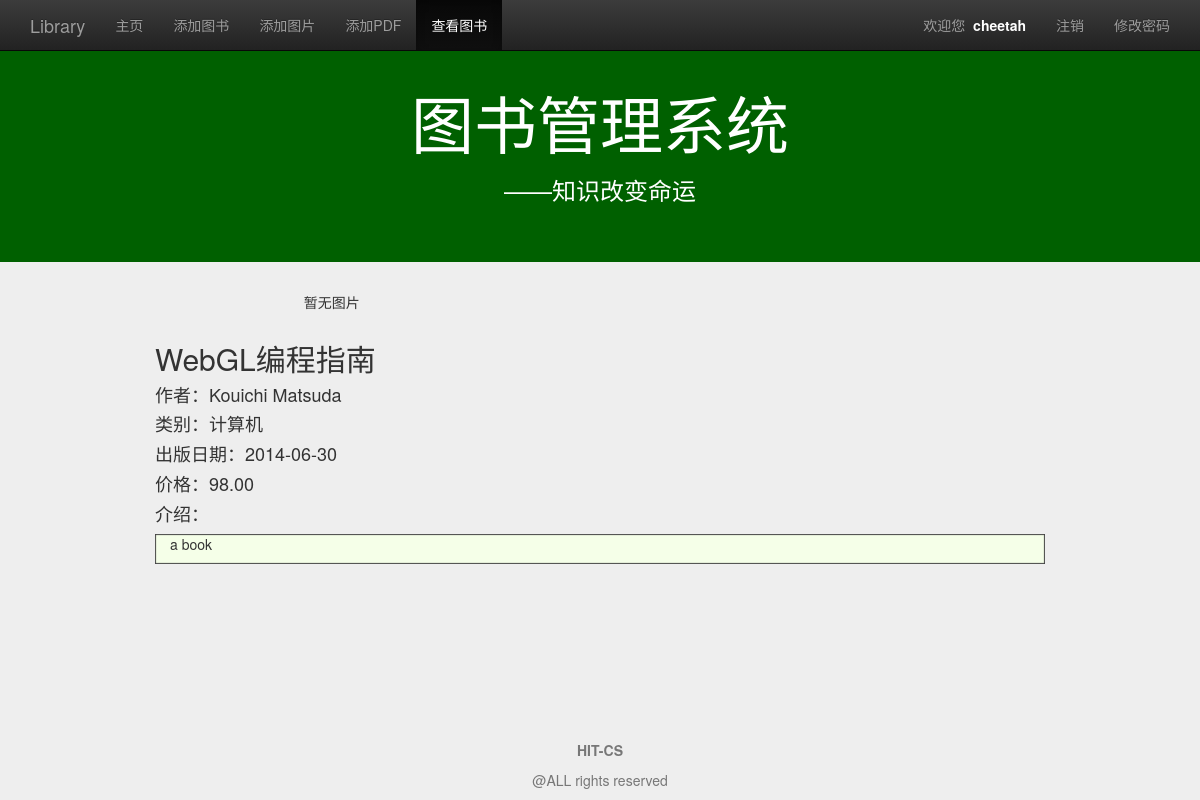
The page /detail/?id=1 (signed in) on the database its author committed.
### management/models.py (models this page shows, shortened)
class MyUser(models.Model):
    user=models.OneToOneField(User)
    nickname=models.CharField(max_length=16)
    permission=models.IntegerField(default=1)

class Book(models.Model):
    name=models.CharField(max_length=128)
    price=models.FloatField()
    author=models.CharField(max_length=128)
    publish_date=models.DateField()
    category=models.CharField(max_length=128)
    summary=models.TextField(default="a book")
    class META:
        ordering=['name']

### management/views.py (the view)
# urls.py: url(r'^detail/$',views.detail,name='detail'),
def detail(request):
    user=request.user if request.user.is_authenticated() else None
    book_id=request.GET.get('id','')
    if book_id=='':
        return HttpResponseRedirect(reverse('view_book_list'))
    try:
        book=Book.objects.get(pk=book_id)
    except Book.DoesNotExist:
        return HttpResponseRedirect(reverse('view_book_list'))
    content={
            'user':user,
            'active_menu':'view_book',
            'book':book,
            }
    return render(request,'management/detail.html',content)

### management/templates/management/detail.html (shortened to what this page needs)
{% extends "management/base.html" %}
{% load staticfiles %}
{% block content %}
<div class="container">
	<div class "row">
		<div class="col-md-10 col-md-offset-1">
			<div class="col-md-5">
				{% if book.img_set.all %}
				<div id="carousel-generic" class="carousel slide" data-ride="carousel">
					<ol class="carousel-indicators">
						{% for img in book.img_set.all %}
						<li data-target="#carousel-generic" data-slide-to="{{ forloopcounter0 }}" {% if forloop.first %}class="active"{% endif %}></li>
						{% endfor %}
					</ol>
					<div class="carousel-inner" role="listbox">
						{% for img in book.img_set.all %}
						<div {% if forloop.first %}class="item active"{% else %}class="item"{% endif %}>
							<img class="img-rounded" src="{% url 'media' img.img %}">
						</div>
						{% endfor %}
					</div>
					<a class="left carousel-control" href="#carousel-generic" role="button" data-slide="prev">
						<span class="glyphicon glyphicon-chevron-left"></span></a>
					<a class="right carousel-control" href="#carousel-generic" role="button" data-slide="next">
						<span class="glyphicon glyphicon-chevron-right"></span></a>
				</div>
				{% else %}
				<p class="text-center">暂无图片</p>
				{% endif %}
			</div>
			<div class="col-md-12">
				<h2 >{{ book.name }}</h2>
				<h4>作者：{{ book.author }}</h3>
				<h4>类别：{{ book.category }}</h3>
				<h4>出版日期：{{ book.publish_date|date:"Y-m-d" }}</h3>
				<h4>价格：{{ book.price|floatformat:2 }}</h3>
				<h4>介绍：</h4>
				<section>
				<div class="col-md-12" style="background-color: #f5ffe8;
               box-shadow: inset 1px -1px 1px #444, inset -1px 1px 1px #444;">
				<p class="text-justify">{{ book.summary }}</p>
				</div>
				</section>
			</div>
		</div>
	</div>
</div>
{% endblock %}

### management/templates/management/base.html (shortened to what this page needs)
{% load staticfiles %}
<!DOCTYPE html>
<html lang="zh-cn">
<head>
	<link rel="stylesheet" type="text/css" href="{% static 'management/css/bootstrap.min.css' %}">
	<link rel="stylesheet" type="text/css" href="{% static 'management/css/bootstrap-theme.min.css' %}">
	<link rel="stylesheet" type="text/css" href="{% static 'management/css/base.css' %}">
</head>
<body style="padding-bottom:70px;">
	<nav class="navbar navbar-inverse navbar-fixed-top" role="navigation">
		<div class="container">
			<div class="navbar-header">
				<a href="{% url 'homepage' %}" class="navbar-brand">Library</a>
			</div>
			<div class="collapse navbar-collapse" id="navbar-collapse-basepage">
				<ul class="nav navbar-nav">
					<li id="homepage"><a href="{% url 'homepage' %}">主页</a></li>
					{% if user.myuser.permission > 1 %}
					<li id="add_book"><a href="{% url 'add_book' %}">添加图书</a></li>
					<li id="add_img"><a href="{% url 'add_img' %}">添加图片</a></li>
					<li id="add_pdf"><a href="{% url 'add_pdf' %}">添加PDF</a></li>
					{% endif %}
					<li id="view_book"><a href="{% url 'view_book_list' %}">查看图书</a></li>
				</ul>
				<ul class="nav navbar-nav navbar-right">
					{% if user %}
					<li><p class="navbar-text">欢迎您&nbsp;&nbsp;<span id="base_name">{{ user.myuser.nickname }}</span></p></li>
					<li><a href="{% url 'logout' %}">注销</a></li>
					<li><a href="{% url 'set_password' %}">修改密码</a></li>
					{% else %}
					<li><a href="{% url 'signup' %}">注册</a></li>
					<li><a href="{% url 'login' %}">登陆</a></li>
					{% endif %}
			</div>
		</div>
	</nav>
	<header class="jumbotron subhead" id="header-base">
		<div class="container">
			<h1 class="text-center">图书管理系统</h1>
			<h3 class="text-center">——知识改变命运</h3>
		</div>
	</header>
	{% block content %}{% endblock %}
<footer class="footer navbar-fixed-bottom">
<div class="container">
	<p class="text-muted text-center credit"><strong>HIT-CS</strong></p>
	<p class="text-muted text-center credit">@ALL rights reserved</p>
</div>
</footer>
</body>
</html>

### management/static/management/css/base.css (style rules this page uses)
body { padding-top:20px; padding-bottom:70px; background-color:#eeeeee; }
#header-base { background-color:#006000; color:#fff; }
#base_name { color:#fff; font-weight:bold; }

### rows shown on the page
Book: name "WebGL编程指南", author "Kouichi Matsuda", category "计算机", publish_date "2014-06-30", price "98.00", summary "a book"

### other values the page prints
{{ user.myuser.nickname }} "cheetah"
